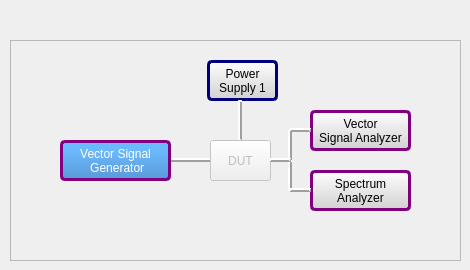
                 <widget class="QWidget" name="noSetupWorkflow">
                  <widget class="QFrame" name="frame_13">
                   <property name="geometry">
                    <rect>
                     <x>10</x>
                     <y>40</y>
                     <width>451</width>
                     <height>221</height>
                    </rect>
                   </property>
                   <property name="frameShape">
                    <enum>QFrame::StyledPanel</enum>
                   </property>
                   <property name="frameShadow">
                    <enum>QFrame::Raised</enum>
                   </property>
                   <widget class="QPushButton" name="pushButton_27">
                    <property name="geometry">
                     <rect>
                      <x>197</x>
                      <y>20</y>
                      <width>71</width>
                      <height>41</height>
                     </rect>
                    </property>
                    <property name="font">
                     <font>
                      <family>Arial</family>
                      <pointsize>9</pointsize>
                      <weight>50</weight>
                      <bold>false</bold>
                     </font>
                    </property>
                    <property name="cursor">
                     <cursorShape>PointingHandCursor</cursorShape>
                    </property>
                    <property name="styleSheet">
                     <string notr="true">QPushButton {border:3px solid rgb(0, 0, 127); background-color:qlineargradient(spread:pad, x1:1, y1:1, x2:1, y2:0, stop:0 rgba(209, 209, 209, 255), stop:1 rgba(254, 254, 254, 255)); border-radius:5px;}</string>
                    </property>
                    <property name="text">
                     <string>Power 
Supply 1</string>
                    </property>
                   </widget>
                   <widget class="QPushButton" name="pushButton_28">
                    <property name="geometry">
                     <rect>
                      <x>300</x>
                      <y>70</y>
                      <width>101</width>
                      <height>41</height>
                     </rect>
                    </property>
                    <property name="font">
                     <font>
                      <family>Arial</family>
                      <pointsize>9</pointsize>
                      <weight>50</weight>
                      <bold>false</bold>
                     </font>
                    </property>
                    <property name="cursor">
                     <cursorShape>PointingHandCursor</cursorShape>
                    </property>
                    <property name="styleSheet">
                     <string notr="true">QPushButton{ border:3px solid purple;  background-color:qlineargradient(spread:pad, x1:1, y1:1, x2:1, y2:0, stop:0 rgba(209, 209, 209, 255), stop:1 rgba(254, 254, 254, 255)); border-radius:5px;}</string>
                    </property>
                    <property name="text">
                     <string>Vector 
Signal Analyzer</string>
                    </property>
                   </widget>
                   <widget class="Line" name="line_43">
                    <property name="geometry">
                     <rect>
                      <x>156</x>
                      <y>110</y>
                      <width>51</width>
                      <height>20</height>
                     </rect>
                    </property>
                    <property name="frameShadow">
                     <enum>QFrame::Raised</enum>
                    </property>
                    <property name="lineWidth">
                     <number>2</number>
                    </property>
                    <property name="orientation">
                     <enum>Qt::Horizontal</enum>
                    </property>
                   </widget>
                   <widget class="Line" name="line_44">
                    <property name="geometry">
                     <rect>
                      <x>270</x>
                      <y>90</y>
                      <width>20</width>
                      <height>31</height>
                     </rect>
                    </property>
                    <property name="frameShadow">
                     <enum>QFrame::Raised</enum>
                    </property>
                    <property name="lineWidth">
                     <number>2</number>
                    </property>
                    <property name="orientation">
                     <enum>Qt::Vertical</enum>
                    </property>
                   </widget>
                   <widget class="QPushButton" name="pushButton_38">
                    <property name="geometry">
                     <rect>
                      <x>300</x>
                      <y>130</y>
                      <width>101</width>
                      <height>41</height>
                     </rect>
                    </property>
                    <property name="font">
                     <font>
                      <family>Arial</family>
                      <pointsize>9</pointsize>
                      <weight>50</weight>
                      <bold>false</bold>
                     </font>
                    </property>
                    <property name="cursor">
                     <cursorShape>PointingHandCursor</cursorShape>
                    </property>
                    <property name="styleSheet">
                     <string notr="true">QPushButton{ border:3px solid purple;  background-color:qlineargradient(spread:pad, x1:1, y1:1, x2:1, y2:0, stop:0 rgba(209, 209, 209, 255), stop:1 rgba(254, 254, 254, 255)); border-radius:5px;}</string>
                    </property>
                    <property name="text">
                     <string>Spectrum 
Analyzer</string>
                    </property>
                   </widget>
                   <widget class="Line" name="line_45">
                    <property name="geometry">
                     <rect>
                      <x>220</x>
                      <y>60</y>
                      <width>20</width>
                      <height>41</height>
                     </rect>
                    </property>
                    <property name="frameShadow">
                     <enum>QFrame::Raised</enum>
                    </property>
                    <property name="lineWidth">
                     <number>2</number>
                    </property>
                    <property name="orientation">
                     <enum>Qt::Vertical</enum>
                    </property>
                   </widget>
                   <widget class="QPushButton" name="pushButton_39">
                    <property name="enabled">
                     <bool>false</bool>
                    </property>
                    <property name="geometry">
                     <rect>
                      <x>200</x>
                      <y>100</y>
                      <width>61</width>
                      <height>41</height>
                     </rect>
                    </property>
                    <property name="font">
                     <font>
                      <family>Arial</family>
                      <pointsize>9</pointsize>
                     </font>
                    </property>
                    <property name="text">
                     <string>DUT</string>
                    </property>
                   </widget>
                   <widget class="Line" name="line_46">
                    <property name="geometry">
                     <rect>
                      <x>270</x>
                      <y>120</y>
                      <width>21</width>
                      <height>31</height>
                     </rect>
                    </property>
                    <property name="frameShadow">
                     <enum>QFrame::Raised</enum>
                    </property>
                    <property name="lineWidth">
                     <number>2</number>
                    </property>
                    <property name="orientation">
                     <enum>Qt::Vertical</enum>
                    </property>
                   </widget>
                   <widget class="Line" name="line_47">
                    <property name="geometry">
                     <rect>
                      <x>260</x>
                      <y>110</y>
                      <width>21</width>
                      <height>20</height>
                     </rect>
                    </property>
                    <property name="frameShadow">
                     <enum>QFrame::Raised</enum>
                    </property>
                    <property name="lineWidth">
                     <number>2</number>
                    </property>
                    <property name="orientation">
                     <enum>Qt::Horizontal</enum>
                    </property>
                   </widget>
                   <widget class="Line" name="line_48">
                    <property name="geometry">
                     <rect>
                      <x>280</x>
                      <y>140</y>
                      <width>21</width>
                      <height>20</height>
                     </rect>
                    </property>
                    <property name="frameShadow">
                     <enum>QFrame::Raised</enum>
                    </property>
                    <property name="lineWidth">
                     <number>2</number>
                    </property>
                    <property name="orientation">
                     <enum>Qt::Horizontal</enum>
                    </property>
                   </widget>
                   <widget class="Line" name="line_58">
                    <property name="geometry">
                     <rect>
                      <x>280</x>
                      <y>80</y>
                      <width>21</width>
                      <height>20</height>
                     </rect>
                    </property>
                    <property name="frameShadow">
                     <enum>QFrame::Raised</enum>
                    </property>
                    <property name="lineWidth">
                     <number>2</number>
                    </property>
                    <property name="orientation">
                     <enum>Qt::Horizontal</enum>
                    </property>
                   </widget>
                   <widget class="QPushButton" name="vsgGeneralWorkflowButton">
                    <property name="geometry">
                     <rect>
                      <x>50</x>
                      <y>100</y>
                      <width>111</width>
                      <height>41</height>
                     </rect>
                    </property>
                    <property name="font">
                     <font>
                      <family>Arial</family>
                      <pointsize>9</pointsize>
                      <weight>50</weight>
                      <bold>false</bold>
                     </font>
                    </property>
                    <property name="cursor">
                     <cursorShape>ArrowCursor</cursorShape>
                    </property>
                    <property name="styleSheet">
                     <string notr="true">QPushButton{ border:3px solid purple;background-color:qlineargradient(spread:pad, x1:1, y1:1, x2:1, y2:0.21, stop:0 rgba(90, 154, 215, 255), stop:1 rgba(107, 186, 255, 255)) ; border-radius:5px;color:white;}</string>
                    </property>
                    <property name="text">
                     <string>Vector Signal 
 Generator</string>
                    </property>
                   </widget>
                  </widget>
                 </widget>
